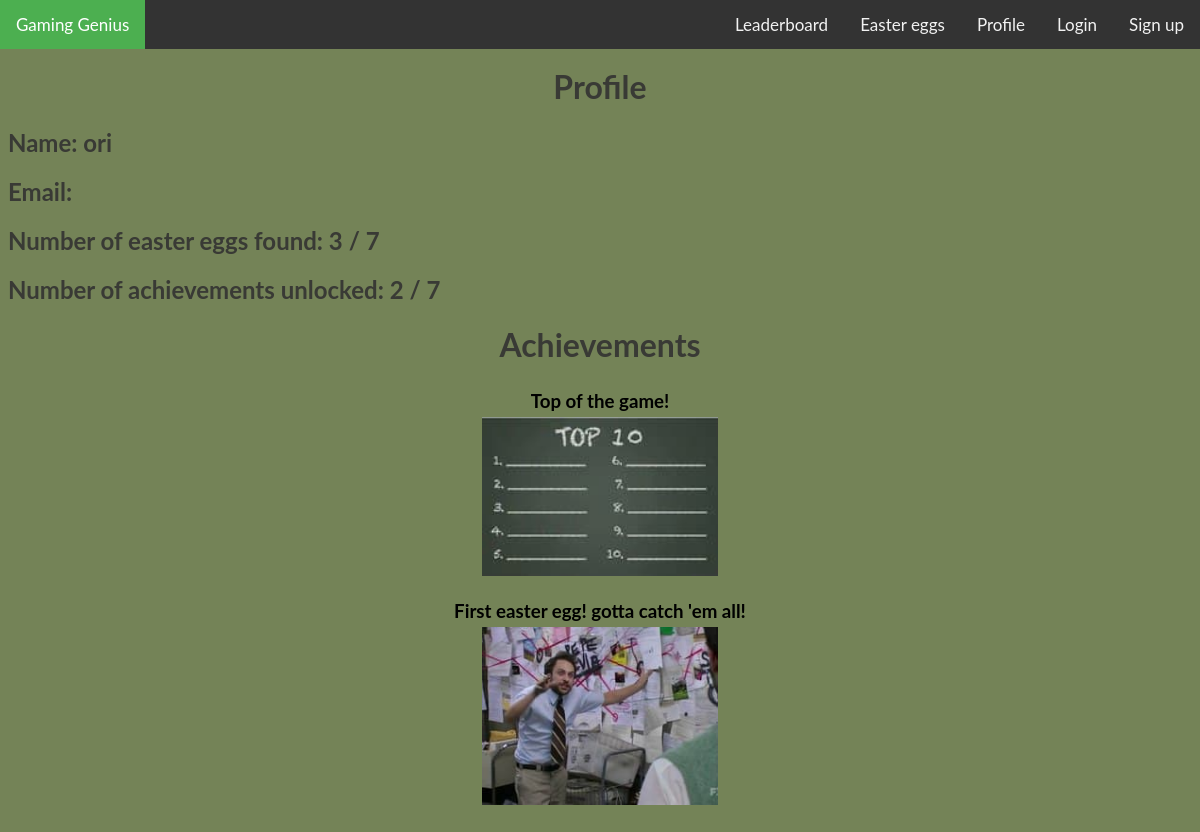
Screenshot of /profile (signed in) with the database file from the repository.
### models.py (models this page shows)
class BaseModel(Model):
    class Meta:
        database = database

class Users(BaseModel):
    email = TextField()
    password = TextField()
    username = TextField()
    class Meta:
        table_name = 'users'

class Achievements(BaseModel):
    achievement_name = TextField()
    uri = TextField()
    class Meta:
        table_name = 'achievements'

### app.py (the view)
@app.route('/profile')
def show_profile():
    user_dict = {}
    user_dict['username'] = '-'
    user_dict['email'] = '-'
    user_dict['num_easter_eggs'] = '-'
    user_dict['num_achievements'] = '-'
    user_dict['Achievements'] = []
    if 'user' in session:
        name = session['user']
        user_id = get_user_id(name)
        user = Users.get_by_id(user_id)
        user_dict = model_to_dict(user)
        user_dict['num_easter_eggs'] = get_num_easter_eggs(user_id)
        user_dict['num_achievements'] = get_num_achievements(user_id)
        user_dict['Achievements'] = get_achievements(user_id)
    return render_template('profile.j2', user_dict=user_dict)

### app.py (called while the page is built)
def get_user_id(name):
    return Users.select(Users.id).where(Users.username == name).get()

def get_num_easter_eggs(user_id):
    return UserEasterEggs.select().where(UserEasterEggs.user_id == user_id).count()

def get_num_achievements(user_id):
    return UserAchievements.select().where(UserAchievements.user_id == user_id).count()

def get_achievements(user_id):
    achievements = []
    results = UserAchievements.select().where(UserAchievements.user_id == user_id)
    lst = [result.achievement_id for result in results]
    for achievement in lst:
        achievement_name = achievement.achievement_name
        uri = achievement.uri
        achievements.append((achievement_name, uri))
    return (achievements)

### templates/profile.j2
{% extends "base.j2" %}
{% block head %}
<link rel="stylesheet" href="../static/profile.css" />
{% endblock %}
{% block content %}
<div class="profile">
    <h1>Profile</h1>
    <h2 id="name">Name: {{user_dict.username}}</h2>
    <h2 id="email">Email: {{user_dict.email}}</h2>
    <h2 id="num_easter_eggs">Number of easter eggs found: {{user_dict.num_easter_eggs}} / 7</h2>
    <h2 id="num_achievements">Number of achievements unlocked: {{user_dict.num_achievements}} / 7</h2>
</div>
<div class="achievements_div">
    <h1>Achievements</h1>
    {% for achievement in user_dict.Achievements %}
    <div class="achievement">
        <h3>{{achievement[0]}}</h3>
        <img class="achievement_images" src="{{ achievement[1] }}" />
        <br>
    </div>
    {% endfor %}
</div>
{% endblock %}

### static/style.css (style rules this page uses)
img { display: block; margin-left: auto; margin-right: auto; width: 50%; height: auto; }
div img.achievement_images { display: block; margin-left: auto; margin-right: auto; width: 20%; height: auto; }
.achievements_div { text-align:center; }
h3 { margin:auto; padding: 5px; }

### static/profile.css (style rules this page uses)
body { font-family: 'Lato', sans-serif; background-color: #748357; }
h1 { text-align: center; color: rgb(57, 58, 53); top: 40%; }
h2 { text-align: left; color: rgb(57, 58, 53); top: 40%; }

### rows the page displays
Users: username "ori"
Achievements: achievement_name "Top of the game!", uri (picture)
Achievements: achievement_name "First easter egg! gotta catch 'em all!", uri (picture)

### other values shown
{{ user_dict.num_easter_eggs }} "3"
{{ user_dict.num_achievements }} "2"
